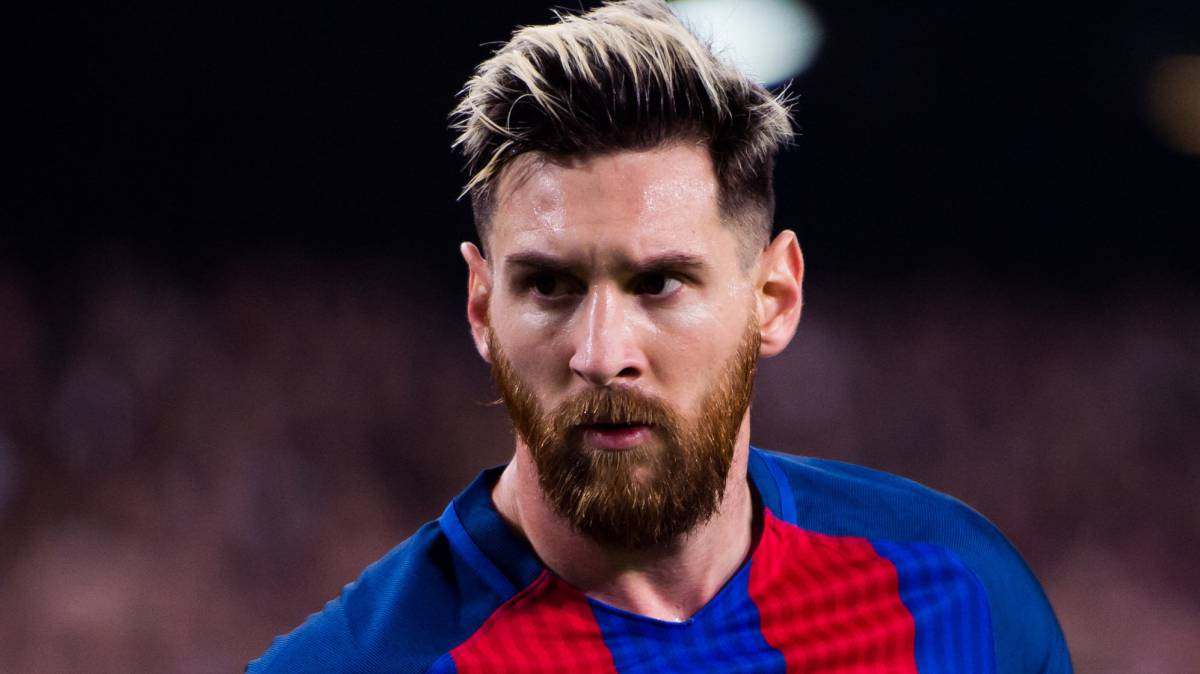
#> input picture Ingenierie/Reconnaissance/openBr python/pictures/messi/messi1.jpg, 1200 x 674 px, given as the content of the folder /home/hmkouassi/Bureau/S4/projet-s4-g21/Test/code/img, which was not available
$ python redimension.py   (older library calls are emulated)
#> lines starting #> are read from the running program, lines starting #| are printed output that depends on the picture; pictures that were not available may be replaced by others from this repository, and a replacement may not be noted
# Objectif : redimensionner en masse des images dans un dossier, avant utilisation pour blog ou partage par email par exemple
# TODO : fix si fichier non image présent dans le dossier (genre .directory), fait mais hard codé sur terminaison fichier image en "G" ou "g"

from PIL import Image
from os import listdir
from os.path import isfile, join

mypath ="/home/hmkouassi/Bureau/S4/projet-s4-g21/Test/code/img"
redimpath ="/home/hmkouassi/Bureau/S4/projet-s4-g21/Test/code/img/redim"
imageFiles = [ f for f in listdir(mypath) if isfile(join(mypath,f)) and (f.endswith("G") or f.endswith("g")) ]
#target = int(input("Dimension maximum voulue (ex 1000) : "))
redimRatio=[0.1,0.2,0.3,0.4,0.5,0.6,0.7,0.8,0.9,1]

for im in imageFiles :
    im1 = Image.open(join(mypath,im))
#> im1 is the input picture: PIL image 1200x674 RGB; mean R, G, B 57, 38.4, 52.3
    originalWidth, originalHeight = im1.size
#> originalWidth = 1200; originalHeight = 674
    for i in redimRatio :
        width = int(originalWidth*i)
        height = int(originalHeight*i)
        im2 = im1.resize((width, height), Image.ANTIALIAS) # linear interpolation in a 2x2 environment
        im2.save(join(redimpath, "".join([str(width),"x",str(height),"_",im])))
#> this loop made 10 passes
#> pass 1, `im2 = im1.resize((width, height), Image.ANTIALIAS)`:
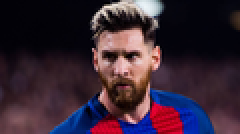
#> im2: PIL image 120x67 RGB (shown 2 times larger); mean R, G, B 57.1, 38.4, 52.3
#> pass 2, `im2 = im1.resize((width, height), Image.ANTIALIAS)`:
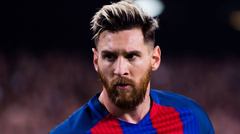
#> im2: PIL image 240x134 RGB; mean R, G, B 57, 38.4, 52.3
    #print (im, "redimensionnée…")
print ("Travail terminé !", len(imageFiles), "images redimensionnées.")

$ run again, on Ingenierie/Reconnaissance/openBr python/pictures/messi/messi2.jpg
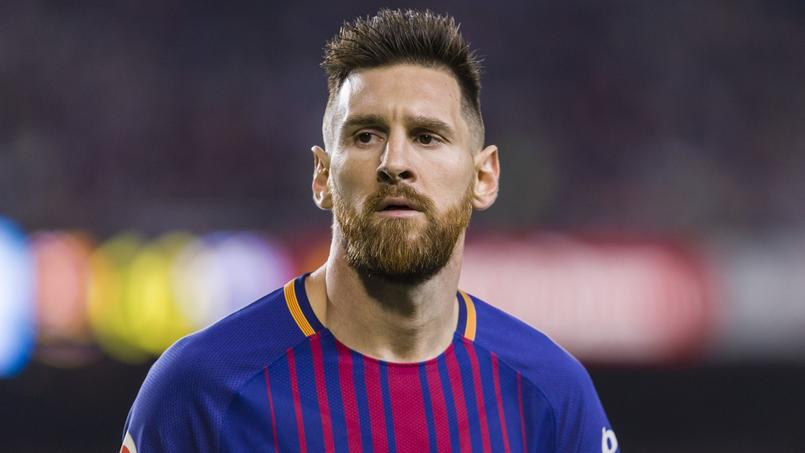
#> input picture Ingenierie/Reconnaissance/openBr python/pictures/messi/messi2.jpg, 805 x 453 px, given as the content of the folder /home/hmkouassi/Bureau/S4/projet-s4-g21/Test/code/img, which was not available
#> im1 is the input picture: PIL image 805x453 RGB; mean R, G, B 89.9, 75.2, 88.9
#> the loop `for i in redimRatio :` made 10 passes
#> pass 2, `im2 = im1.resize((width, height), Image.ANTIALIAS)`:
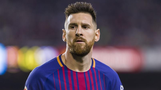
#> im2: PIL image 161x90 RGB; mean R, G, B 89.9, 75.2, 88.9
#> pass 3, `im2 = im1.resize((width, height), Image.ANTIALIAS)`:
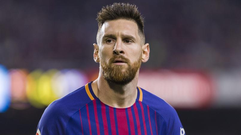
#> im2: PIL image 241x135 RGB; mean R, G, B 89.9, 75.2, 88.9

$ run again, on Ingenierie/Reconnaissance/openBr python/pictures/messi/youngMessi.jpg
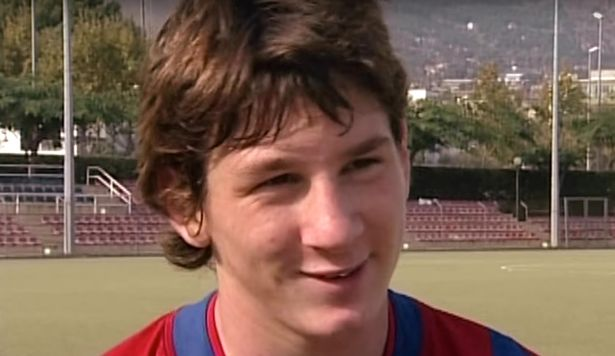
#> input picture Ingenierie/Reconnaissance/openBr python/pictures/messi/youngMessi.jpg, 615 x 356 px, given as the content of the folder /home/hmkouassi/Bureau/S4/projet-s4-g21/Test/code/img, which was not available
#> im1 is the input picture: PIL image 615x356 RGB; mean R, G, B 119.6, 94.1, 79.7
#> the loop `for i in redimRatio :` made 10 passes
#> pass 2, `im2 = im1.resize((width, height), Image.ANTIALIAS)`:
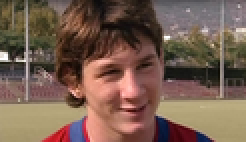
#> im2: PIL image 123x71 RGB (shown 2 times larger); mean R, G, B 119.6, 94.1, 79.7
#> pass 3, `im2 = im1.resize((width, height), Image.ANTIALIAS)`:
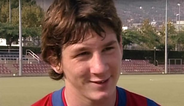
#> im2: PIL image 184x106 RGB; mean R, G, B 119.6, 94.1, 79.7
